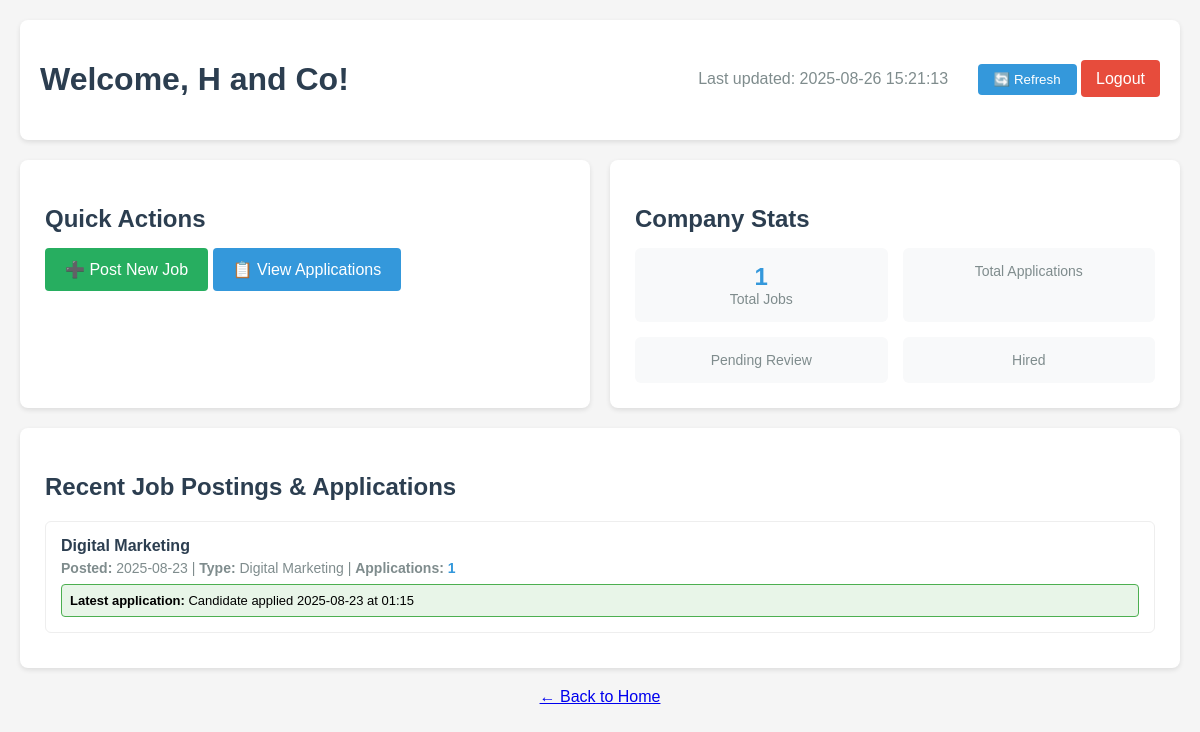
The page /dashboard/company (signed in) on the database as committed earlier.
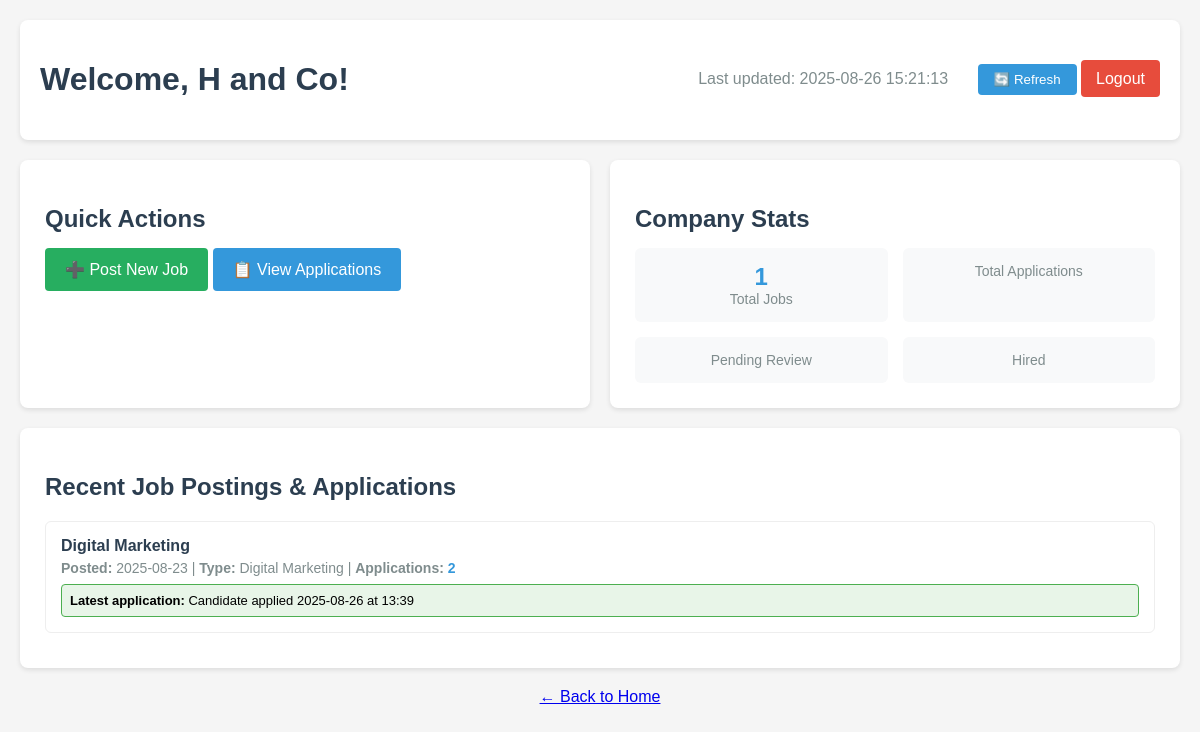
The same page on the database as committed later.
### app.py (models this page shows, shortened)
class Job(db.Model):
    id = db.Column(db.Integer, primary_key=True)
    title = db.Column(db.String(100), nullable=False)
    description = db.Column(db.Text, nullable=False)
    requirements = db.Column(db.Text)
    role_type = db.Column(db.String(50), nullable=False)  # e.g., 'Developer', 'UI/UX', 'Marketing'
    company_id = db.Column(db.Integer, db.ForeignKey('company.id'), nullable=False)
    date_posted = db.Column(db.DateTime, nullable=False, default=datetime.utcnow)
    applications = db.relationship('Application', backref='position', lazy=True)

class Application(db.Model):
    id = db.Column(db.Integer, primary_key=True)
    candidate_id = db.Column(db.Integer, db.ForeignKey('candidate.id'), nullable=False)
    job_id = db.Column(db.Integer, db.ForeignKey('job.id'), nullable=False)
    status = db.Column(db.String(50), default='Applied')  # e.g., Applied, Aptitude Test, Coding Test, Project, Rejected, Hired
    aptitude_score = db.Column(db.Float)
    coding_score = db.Column(db.Float)
    project_score = db.Column(db.Float)
    date_applied = db.Column(db.DateTime, nullable=False, default=datetime.utcnow)

### app.py (the view)
@app.route('/dashboard/company')
@login_required
def company_dashboard():
    print(f"Current user type: {type(current_user).__name__}")
    print(f"Current user is Company instance: {isinstance(current_user, Company)}")
    if not isinstance(current_user, Company):
        flash('Access denied. Please login as a company.', 'error')
        print("Redirecting to login because user is not a Company instance")
        return redirect(url_for('login'))
    from datetime import timedelta
    ten_minutes_ago = datetime.utcnow() - timedelta(minutes=10)
    current_time = datetime.utcnow().strftime('%Y-%m-%d %H:%M:%S')
    return render_template('company_dashboard.html',
                         user=current_user,
                         current_time=current_time,
                         ten_minutes_ago=ten_minutes_ago)

### app.py (called while the page is built)
@login_manager.user_loader
def load_user(user_id):
    print(f"Trying to load user with ID: {user_id}")
    if not user_id or '_' not in user_id:
        print("Invalid user ID format")
        return None
    try:
        user_type, id_num = user_id.split('_', 1)
        id_num = int(id_num)
        if user_type == 'candidate':
            user = Candidate.query.get(id_num)
            if user:
                print(f"Loaded candidate: {user.username}")
            return user
        elif user_type == 'company':
            user = Company.query.get(id_num)
            if user:
                print(f"Loaded company: {user.company_name}")
            return user
        else:
            print(f"Unknown user type: {user_type}")
            return None
    except ValueError:
        print(f"Invalid user ID format: {user_id}")
        return None

### templates/company_dashboard.html (shortened to what this page needs)
<!DOCTYPE html>
<html lang="en">
<head>
</head>
<body>
    <div class="header">
        <h1 class="welcome">Welcome, {{ user.company_name }}!</h1>
        <div>
            <span style="color: #7f8c8d; margin-right: 15px;">Last updated: {{ current_time }}</span>
            <button class="refresh-btn" onclick="window.location.reload()">🔄 Refresh</button>
            <a href="{{ url_for('logout') }}" class="logout-btn">Logout</a>
        </div>
    </div>
    <div class="dashboard-grid">
        <div class="dashboard-card">
            <h2 class="card-title">Quick Actions</h2>
            <div>
                <a href="{{ url_for('post_job') }}" class="btn-success">➕ Post New Job</a>
                <a href="{{ url_for('company_jobs') }}" class="btn-primary">📋 View Applications</a>
            </div>
        </div>
        <div class="dashboard-card">
            <h2 class="card-title">Company Stats</h2>
            <div class="stats">
                <div class="stat-item">
                    <div class="stat-number">{{ user.jobs|length }}</div>
                    <div class="stat-label">Total Jobs</div>
                </div>
                <div class="stat-item">
                    <div class="stat-label">Total Applications</div>
                </div>
                <div class="stat-item">
                    <div class="stat-label">Pending Review</div>
                </div>
                <div class="stat-item">
                    <div class="stat-label">Hired</div>
                </div>
            </div>
        </div>
    </div>
    <div class="dashboard-card">
        <h2 class="card-title">Recent Job Postings & Applications</h2>
        <div class="recent-jobs">
            {% if user.jobs %}
                {% for job in user.jobs[-3:]|reverse %}
                    <div class="job-item">
                        <div class="job-title">{{ job.title }}</div>
                        <div class="job-meta">
                            <strong>Posted:</strong> {{ job.date_posted.strftime('%Y-%m-%d') }} |
                            <strong>Type:</strong> {{ job.role_type }} |
                            <strong>Applications:</strong> <span style="color: #3498db; font-weight: bold;">{{ job.applications|length }}</span>
                        </div>
                        {% if job.applications %}
                            {% set latest_application = job.applications|sort(attribute='date_applied')|last %}
                            <div class="application-alert">
                                <strong>Latest application:</strong>
                                {{ latest_application.candidate_name if latest_application.candidate_name else 'Candidate' }}
                                applied {{ latest_application.date_applied.strftime('%Y-%m-%d at %H:%M') }}
                            </div>
                        {% else %}
                            <div class="job-meta" style="color: #95a5a6;">
                                No applications yet
                            </div>
                        {% endif %}
                    </div>
                {% endfor %}
            {% else %}
                <div class="empty-state">
                    <p>You haven't posted any jobs yet.</p>
                    <p>Get started by posting your first job opening!</p>
                </div>
            {% endif %}
        </div>
    </div>
    <div style="text-align: center; margin-top: 20px;">
        <a href="{{ url_for('home') }}">← Back to Home</a>
    </div>
</body>
</html>

Rows that differ between the two databases and show on the page:
no longer on this page (row unchanged): Application: date_applied "2025-08-23 at 01:15"
computed for Job "Digital Marketing": applications|length "1" → "2"
added Application: date_applied "2025-08-26 at 13:39"
